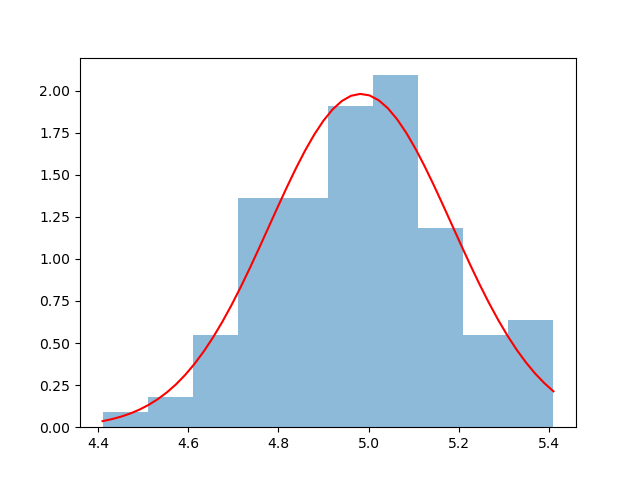

Write Python code to recreate this figure.
import matplotlib.pyplot as plt
import numpy as np

f = open('data.txt', 'r')

data = []
for line in f:
	data.append(float(line))

columnsCount = int(len(data) ** 0.5)
columnWidth = (data[-1] - data[0]) / columnsCount

columns = [0] * columnsCount
times = [ data[0] + (i + 0.5) * columnWidth for i in range(columnsCount) ]

idx = 0
for i in range(columnsCount):
	time = data[0] + columnWidth * (i + 1)
	while idx < len(data) and data[idx] < time:
		columns[i] += 1
		idx += 1
	columns[i] /= len(data) * columnWidth

average = np.average(data)
stdDeviation = np.std(data)

rhoMax = 1 / (stdDeviation * 2.5)

xs = np.linspace(data[0], data[-1], 50)
ys = rhoMax * 2.71 ** (((xs - average) ** 2.0) / (-2.0 * stdDeviation ** 2.0))

plt.plot(xs, ys, '-r')
plt.bar(times, columns, width=columnWidth, alpha=0.5)
plt.show()
